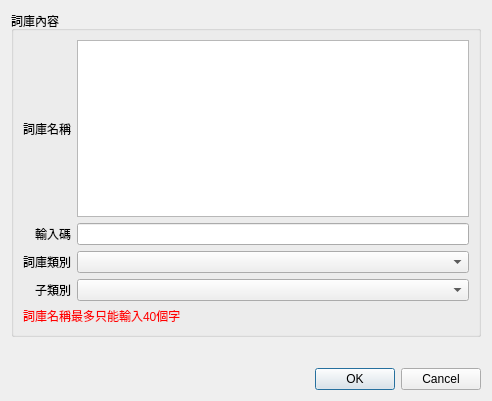
<?xml version="1.0" encoding="UTF-8"?>
<ui version="4.0">
 <class>Dialog_add_diagnostic_dict</class>
 <widget class="QDialog" name="Dialog_add_diagnostic_dict">
  <property name="windowModality">
   <enum>Qt::NonModal</enum>
  </property>
  <property name="geometry">
   <rect>
    <x>0</x>
    <y>0</y>
    <width>492</width>
    <height>401</height>
   </rect>
  </property>
  <property name="sizePolicy">
   <sizepolicy hsizetype="Preferred" vsizetype="Preferred">
    <horstretch>0</horstretch>
    <verstretch>0</verstretch>
   </sizepolicy>
  </property>
  <property name="windowTitle">
   <string>新增詞庫</string>
  </property>
  <property name="modal">
   <bool>false</bool>
  </property>
  <layout class="QGridLayout" name="gridLayout_2">
   <item row="2" column="0">
    <widget class="QDialogButtonBox" name="buttonBox">
     <property name="orientation">
      <enum>Qt::Horizontal</enum>
     </property>
     <property name="standardButtons">
      <set>QDialogButtonBox::Cancel|QDialogButtonBox::Ok</set>
     </property>
     <property name="centerButtons">
      <bool>false</bool>
     </property>
    </widget>
   </item>
   <item row="1" column="0">
    <spacer name="verticalSpacer">
     <property name="orientation">
      <enum>Qt::Vertical</enum>
     </property>
     <property name="sizeHint" stdset="0">
      <size>
       <width>20</width>
       <height>40</height>
      </size>
     </property>
    </spacer>
   </item>
   <item row="0" column="0">
    <widget class="QGroupBox" name="groupBox">
     <property name="title">
      <string>詞庫內容</string>
     </property>
     <property name="flat">
      <bool>true</bool>
     </property>
     <layout class="QGridLayout" name="gridLayout">
      <item row="3" column="0">
       <widget class="QLabel" name="label_4">
        <property name="text">
         <string>子類別</string>
        </property>
        <property name="alignment">
         <set>Qt::AlignRight|Qt::AlignTrailing|Qt::AlignVCenter</set>
        </property>
       </widget>
      </item>
      <item row="0" column="0">
       <widget class="QLabel" name="label_8">
        <property name="text">
         <string>詞庫名稱</string>
        </property>
        <property name="alignment">
         <set>Qt::AlignRight|Qt::AlignTrailing|Qt::AlignVCenter</set>
        </property>
       </widget>
      </item>
      <item row="3" column="1">
       <widget class="QComboBox" name="comboBox_sub_groups">
        <property name="editable">
         <bool>false</bool>
        </property>
       </widget>
      </item>
      <item row="2" column="0">
       <widget class="QLabel" name="label_5">
        <property name="text">
         <string>詞庫類別</string>
        </property>
        <property name="alignment">
         <set>Qt::AlignRight|Qt::AlignTrailing|Qt::AlignVCenter</set>
        </property>
       </widget>
      </item>
      <item row="2" column="1">
       <widget class="QComboBox" name="comboBox_groups_type"/>
      </item>
      <item row="1" column="0">
       <widget class="QLabel" name="label">
        <property name="text">
         <string>輸入碼</string>
        </property>
        <property name="alignment">
         <set>Qt::AlignRight|Qt::AlignTrailing|Qt::AlignVCenter</set>
        </property>
       </widget>
      </item>
      <item row="1" column="1">
       <widget class="QLineEdit" name="lineEdit_input_code"/>
      </item>
      <item row="0" column="1">
       <widget class="QTextEdit" name="textEdit_dict_name"/>
      </item>
      <item row="4" column="0" colspan="2">
       <widget class="QLabel" name="label_2">
        <property name="styleSheet">
         <string notr="true">color: red</string>
        </property>
        <property name="text">
         <string>詞庫名稱最多只能輸入40個字</string>
        </property>
       </widget>
      </item>
     </layout>
    </widget>
   </item>
  </layout>
 </widget>
 <tabstops>
  <tabstop>lineEdit_input_code</tabstop>
  <tabstop>comboBox_groups_type</tabstop>
  <tabstop>comboBox_sub_groups</tabstop>
 </tabstops>
 <resources/>
 <connections>
  <connection>
   <sender>buttonBox</sender>
   <signal>accepted()</signal>
   <receiver>Dialog_add_diagnostic_dict</receiver>
   <slot>accept()</slot>
   <hints>
    <hint type="sourcelabel">
     <x>248</x>
     <y>254</y>
    </hint>
    <hint type="destinationlabel">
     <x>157</x>
     <y>274</y>
    </hint>
   </hints>
  </connection>
  <connection>
   <sender>buttonBox</sender>
   <signal>rejected()</signal>
   <receiver>Dialog_add_diagnostic_dict</receiver>
   <slot>reject()</slot>
   <hints>
    <hint type="sourcelabel">
     <x>316</x>
     <y>260</y>
    </hint>
    <hint type="destinationlabel">
     <x>286</x>
     <y>274</y>
    </hint>
   </hints>
  </connection>
 </connections>
</ui>
